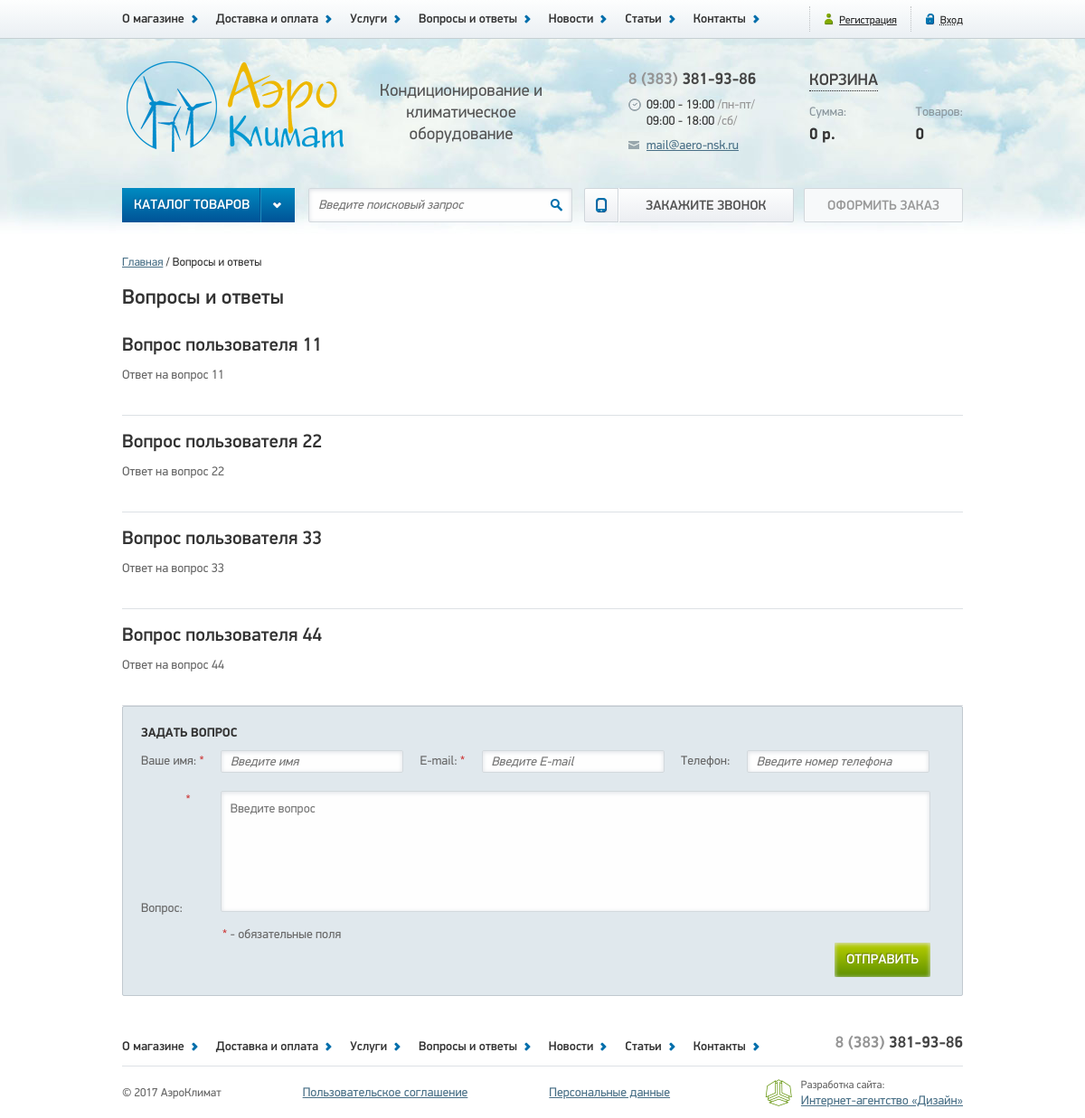
The app's page /faqs with its own data.
### tables this page shows
CREATE TABLE `pages` (
  `id` int(3) NOT NULL,
  `name` varchar(255) NOT NULL,
  `title` varchar(255) NOT NULL,
  `meta_d` varchar(255) NOT NULL,
  `meta_k` varchar(255) NOT NULL,
  `text` text NOT NULL,
  `text1` text,
  `text2` text,
  `text3` text
);

CREATE TABLE `faqs` (
  `id` bigint(20) UNSIGNED NOT NULL,
  `name` varchar(100) NOT NULL,
  `email` varchar(255) NOT NULL,
  `phone` varchar(100) DEFAULT NULL,
  `question` text NOT NULL,
  `answer` text
);

### app/Controllers/Faqs.php (called while the page is built, shortened)
<?php
class Faqs extends Controller
{
    protected function actionDefault()
    {
        $this->view->items = Faq::findAll();
        $this->view->page  = Page::findByName('faqs');
        $this->view->display(__DIR__ . '/../../views/default/faq.php');
    }
}

### public/index.php (called while the page is built, shortened)
<?php
$uri = $_SERVER['REQUEST_URI'];
$parts = explode('/', $uri);
foreach ($parts as $key => $part){
    $parts[$key] = ucfirst($part);
}
if ($parts[1] === 'Admin'){
    $controllerClass = '\\App\\Controllers\\Admin\\' . (!empty($parts[2]) ? $parts[2] : 'Index');
    if (!class_exists($controllerClass)) {
        $controller = new Errors();
        $controller->action('403');
    }
    $actionName = (!empty($parts[3]) ? $parts[3] : 'Default');
} else {
    $actionName = (!empty($parts[2]) ? $parts[2] : 'Default');
}
$controller = new $controllerClass;
try {
    $controller->action($actionName);
} catch (DbException $e) {
    $controller = new Errors();
    $controller->action('500');
} catch (NotFoundException $e) {
    $controller = new Errors();
    $controller->action('404');
} catch (UploaderException $e) {
    $controller = new Errors();
    $controller->action('400');
}

### app/Db.php (called while the page is built, shortened)
<?php
class Db
{
    protected $dbh;
    public function __construct()
    {
        $config = Config::getInstance()->data;
        $dsn = 'mysql:host=' . $config['db']['host'] . ';dbname=' . $config['db']['dbname'];
        try {
            $this->dbh = new \PDO($dsn, $config['db']['user'], $config['db']['password']);
        } catch (\PDOException $e) {
            $exc = new DbException($e->getMessage(), $e->getCode());
            Logger::getInstance()->emergency($exc);
            throw $exc;
        }
    }
    public function query(string $sql, string $class, array $params = [])
    {
        try {
            $sth = $this->dbh->prepare($sql);
            $sth->execute($params);
            return $sth->fetchAll(\PDO::FETCH_CLASS, $class);
        } catch (\PDOException $e) {
            $exc = new DbException($e->getMessage(), $e->getCode());
            Logger::getInstance()->error($exc);
            throw $exc;
        }
    }
}

### app/Traits/Singleton.php (called while the page is built, shortened)
<?php
trait Singleton
{
    private static $instance = null;
    public static function getInstance()
    {
        if (static::$instance === null) {
            static::$instance = new static();
        }
        return static::$instance;
    }
}

### app/Config.php (called while the page is built, shortened)
<?php
class Config
{
    private function __construct()
    {
        $this->data = require __DIR__ . '/../config/config.php';
    }
}

### config/config.php (called while the page is built)
<?php
return [
    'db' => [
        'host'     => 'localhost',
        'dbname'   => 'aero',
        'user'     => 'root',
        'password' => ''
    ],
    'log' => [
        'error'    => __DIR__ . '/../logs/errors.log'
    ],
    'image' => [
        'path'     => __DIR__ . '/../public/images/'
    ]
];

### app/Models/Model.php (called while the page is built, shortened)
<?php
abstract class Model
{
    protected static $table = null;
    public static function findAll()
    {
        $sql = 'SELECT * FROM ' . static::$table . ' ORDER BY id';
        $db = new Db();
        $data = $db->query($sql, static::class);
        return $data;
    }
    public static function findByName(string $name)
    {
        $sql = 'SELECT * FROM ' . static::$table . ' WHERE name=:name';
        $params = [
            ':name' => $name
        ];
        $db = new Db();
        $data = $db->query($sql, static::class, $params);
        return array_shift($data);
    }
}

### app/Traits/Magic.php (called while the page is built, shortened)
<?php
trait Magic
{
    protected $data = [];
    public function __set($name, $value)
    {
        $this->data[$name] = $value;
    }
    public function __get($name)
    {
        return $this->data[$name];
    }
}

### app/Models/Faq.php (called while the page is built, shortened)
<?php
class Faq extends Model
{
    public function __get($name)
    {
        return $this->data[$name];
    }
}

### views/default/faq.php (the view)
<?php require __DIR__ . '/../header.php'; ?>
    <section class="container clearfix">
        <div class="path">
            <span>
                <a href="/">Главная</a>
            </span>
            <span>
                <?php echo $page->title; ?>
            </span>
        </div>
        <main class="wide">
            <h1><?php echo $page->title; ?></h1>
            <?php foreach ($items as $item) : ?>
                <article>
                    <h2><?php echo $item->question; ?></h2>
                    <p><?php echo $item->answer; ?></p>
                </article>
            <?php endforeach; ?>
            <form class="faq clearfix" method="post">
                <h3>Задать вопрос</h3>
                <div>
                    <label>Ваше имя: <span>*</span>
                        <input type="text" name="name" placeholder="Введите имя" required>
                    </label>
                    <label>E-mail: <span>*</span>
                        <input type="email" name="email" placeholder="Введите E-mail" required>
                    </label>
                    <label>Телефон:
                        <input type="text" name="phone" placeholder="Введите номер телефона">
                    </label>
                </div>
                <div class="message">
                    <label class="message">Вопрос: <span>*</span>
                        <textarea name="message" placeholder="Введите вопрос" required></textarea>
                    </label>
                    <p><span>*</span> - обязательные поля</p>
                </div>
                <input type="submit" class="right" value="Отправить">
            </form>
        </main>
    </section>
<?php require __DIR__ . '/../footer.php';

### public/css/style.css (style rules this page uses)
.right { float: right; }
.clearfix::after { content:""; display: table; clear: both; }
body { background: #ffffff url(/images/bg.jpg) repeat-x 0 42px; }
p { font: 14px/19px "Display"; color: #666666; margin-top: 10px; margin-bottom: 20px; }
h1 { font: 23px "DisplayMedium"; color: #333; padding-bottom: 10px; }
h2 { font: 21px "DisplayMedium"; color: #333; }
h3 { font: 19px "DisplayMedium"; color: #333; }
input, select { vertical-align: middle; }
input, main .panel textarea { border: 1px solid #d3d9dd; border-radius: 2px; background: #fefefe; box-shadow: inset 0 1px 5px 0 #dbdfe4; font: italic 14px "Display"; color: #616161; padding: 0 10px; }
input[type="submit"] { font: 15px/38px "DisplayMedium"; color: #fff; text-transform: uppercase; display: block; height: 38px; border-radius: 2px; padding: 0 13px; text-decoration: none; border: none; text-shadow: -1px -1px 1px #677d00; background: #bad000; background: -moz-linear-gradient(top, #bad000 0%, #5d8f00 100%); background: -webkit-gradient(linear, left top, left bottom, color-stop(0%,#bad000), color-stop(100%,#5d8f00)); background: -webkit-linear-gradient(top, #bad000 0%,#5d8f00 100%); background: -o-linear-gradient(top, #bad000 0%,#5d8f00 100%); background: -ms-linear-gradient(top, #bad000 0%,#5d8f00 100%); background: linear-gradient(to bottom, #bad000 0%,#5d8f00 100%); filter: progid:DXImageTransform.Microsoft.gradient( startColorstr='#bad000', endColorstr='#5d8f00',GradientType=0 ); }
.container { width: 930px; margin: 0 auto; }
.path { margin: 15px 0; font: 13px "Display"; color: #333333; }
.path a { font-size: 13px; }
.path span:after { content: " / "; }
.path span:last-child::after { content: ""; }
main.wide article, main.narrow article { padding: 15px 0; border-bottom: 1px solid #dde1e5; }
main form.faq { background: #e0e8ed; border: 1px solid #c1c9cf; border-radius: 2px; padding: 20px; color: #333333; margin-bottom: 15px; }
main form.faq h3 { font: 14px "DisplayBold"; color: #333333; text-transform: uppercase; margin-bottom: 10px; }
main form.faq label { margin: 8px 0; font: 14px/19px "Display"; color: #666666; }
main form.faq span { color: #cc3333; }
main form.faq p { margin-bottom: 0; margin-left: 90px; }
main form.faq input[type="text"], main form.faq input[type="email"] { width: 180px; margin: 0 15px; line-height: 23px; height: 23px; }
main form.faq input[type="submit"] { margin-right: 15px; }
main form.faq div.message { margin-top: 20px; vertical-align: top; }
main form.faq div.message label, main form.faq div.message span { vertical-align: top; }
main form.faq textarea { width: 763px; height: 112px; border: 1px solid #d3d9dd; border-radius: 2px; background: #fefefe; font: 14px "Display"; color: #616161; padding:10px; margin: 0 0 0 30px; box-shadow: inset 0 1px 5px 0 #dbdfe4; resize: none; }

### records on screen
pages: title "Вопросы и ответы"
faqs: question "Вопрос пользователя 11", answer "Ответ на вопрос 11"
faqs: question "Вопрос пользователя 22", answer "Ответ на вопрос 22"
faqs: question "Вопрос пользователя 33", answer "Ответ на вопрос 33"
faqs: question "Вопрос пользователя 44", answer "Ответ на вопрос 44"
